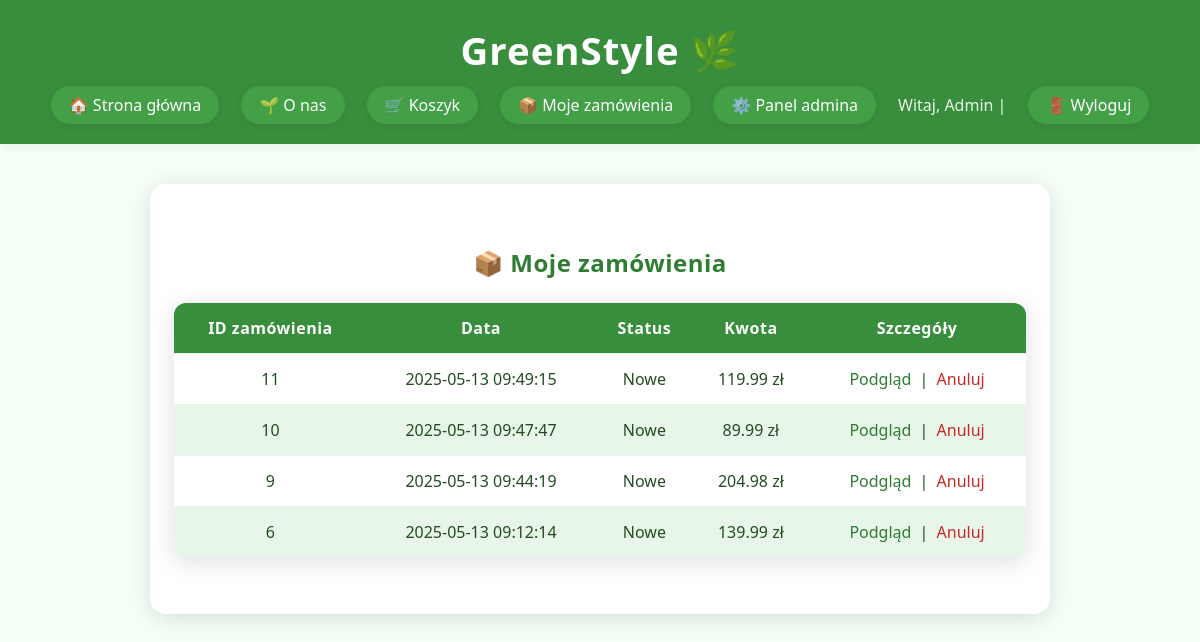
The app's page /orders_history.php (signed in) with its own data.
### tables this page shows
CREATE TABLE `orders` (
  `id` int(11) NOT NULL,
  `user_id` int(11) NOT NULL,
  `address` varchar(255) DEFAULT NULL,
  `phone` varchar(50) DEFAULT NULL,
  `created_at` timestamp NOT NULL DEFAULT current_timestamp(),
  `total_price` decimal(10,2) NOT NULL DEFAULT 0.00,
  `status` varchar(32) DEFAULT 'Nowe',
  `size` varchar(8) DEFAULT NULL
);

### orders_history.php (the view, shortened to what this page needs)
<?php
require 'db.php';
$user_id = $_SESSION['user']['id'];
$stmt = $pdo->prepare("
    SELECT o.id, o.created_at, o.status, SUM(oi.quantity * oi.price) AS total
    FROM orders o
    JOIN order_items oi ON o.id = oi.order_id
    WHERE o.user_id = ?
    GROUP BY o.id, o.created_at, o.status
    ORDER BY o.created_at DESC
");
$stmt->execute([$user_id]);
$orders = $stmt->fetchAll();
?>
<!DOCTYPE html>
<html lang="pl">
<head>
    <link rel="stylesheet" href="css/style.css">
</head>
<body>
    <header>
        <div class="container">
            <h1>GreenStyle 🌿</h1>
            <nav>
                <a href="index.php">🏠 Strona główna</a>
                <a href="about.php">🌱 O nas</a>
                <a href="cart.php">🛒 Koszyk</a>
                <a href="orders_history.php">📦 Moje zamówienia</a>
                <?php if (isset($_SESSION['user'])): ?>
                    <?php if ($_SESSION['user']['role'] === 'admin'): ?>
                        <a href="admin/index.php">⚙️ Panel admina</a>
                    <?php endif; ?>
                    <span>Witaj, <?= htmlspecialchars($_SESSION['user']['name']) ?> |</span>
                    <a href="logout.php">🚪 Wyloguj</a>
                <?php else: ?>
                    <a href="login.php">🔐 Zaloguj</a>
                    <a href="register.php">📝 Rejestracja</a>
                <?php endif; ?>
            </nav>
        </div>
    </header>
    <div class="orders-container">
        <h2>📦 Moje zamówienia</h2>
        <?php if (count($orders) > 0): ?>
            <table class="orders-table">
                <thead>
                    <tr>
                        <th>ID zamówienia</th>
                        <th>Data</th>
                        <th>Status</th>
                        <th>Kwota</th>
                        <th>Szczegóły</th>
                    </tr>
                </thead>
                <tbody>
                <?php foreach ($orders as $order): ?>
                    <tr>
                        <td><?= $order['id'] ?></td>
                        <td><?= $order['created_at'] ?></td>
                        <td><?= htmlspecialchars($order['status'] ?? 'Nowe') ?></td>
                        <td><?= number_format($order['total'], 2) ?> zł</td>
                        <td>
                            <a href="order_details.php?id=<?= $order['id'] ?>">Podgląd</a>
                            <?php if (($order['status'] ?? 'Nowe') === 'Nowe'): ?>
                                | <a href="cancel_order.php?id=<?= $order['id'] ?>" onclick="return confirm('Czy na pewno anulować zamówienie?');" style="color:#c62828;">Anuluj</a>
                            <?php endif; ?>
                        </td>
                    </tr>
                <?php endforeach; ?>
                </tbody>
            </table>
        <?php else: ?>
            <p>Nie masz jeszcze żadnych zamówień.</p>
        <?php endif; ?>
    </div>
</body>
</html>

### css/style.css (style rules this page uses)
* { box-sizing: border-box; margin: 0; padding: 0; }
body { background: #f6fff7; color: #234d20; font-family: 'Segoe UI', Arial, sans-serif; min-height: 100vh; }
.container { max-width: 1200px; margin: 0 auto; padding: 0 24px; }
header { background: #388e3c; color: #fff; padding: 24px 0 10px 0; margin-bottom: 30px; box-shadow: 0 2px 12px #0001; }
header h1 { font-size: 2.4em; letter-spacing: 1px; margin-bottom: 10px; text-align: center; }
nav { display: flex; justify-content: center; align-items: center; gap: 22px; flex-wrap: wrap; margin-bottom: 10px; }
nav a { color: #fff; text-decoration: none; background: #43a047; padding: 8px 18px; border-radius: 20px; font-weight: 500; transition: background 0.2s; box-shadow: 0 2px 8px #0001; }
nav span { color: #e8f5e9; font-size: 1em; }
h2 { text-align: center; color: #2e7d32; margin: 30px 0 24px 0; font-size: 1.5em; letter-spacing: 0.5px; }
table { width: 100%; border-collapse: collapse; background: #fff; border-radius: 12px; overflow: hidden; box-shadow: 0 4px 24px #0002; margin-bottom: 32px; font-size: 1em; }
th, td { padding: 14px 12px; text-align: center; border-bottom: 1px solid #e0f2f1; }
th { background: #388e3c; color: #fff; font-weight: 600; letter-spacing: 0.5px; }
tr:nth-child(even) { background: #e8f5e9; }
td a { color: #2e7d32; font-weight: 500; text-decoration: none; margin: 0 4px; transition: color 0.2s; }

### orders_history.php (style rules this page uses)
.orders-container { max-width: 900px; margin: 40px auto; background: #fff; border-radius: 16px; box-shadow: 0 4px 24px #0002; padding: 32px 24px; }
.orders-table { width: 100%; border-collapse: collapse; margin-bottom: 24px; }
.orders-table th, .orders-table td { padding: 14px 10px; text-align: center; border-bottom: 1px solid #e0f2f1; }
.orders-table th { background: #388e3c; color: #fff; font-weight: 600; }
.orders-table tr:nth-child(even) { background: #e8f5e9; }
.orders-table a { color: #2e7d32; text-decoration: none; }

### records on screen
orders: id "11", created_at "2025-05-13 09:49:15", status "Nowe", total "119.99"
orders: id "10", created_at "2025-05-13 09:47:47", status "Nowe", total "89.99"
orders: id "9", created_at "2025-05-13 09:44:19", status "Nowe", total "204.98"
orders: id "6", created_at "2025-05-13 09:12:14", status "Nowe", total "139.99"

### other values on screen
$_SESSION['user']['name'] "Admin"
